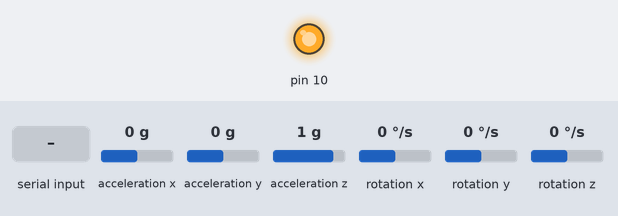
A sketch run on a simulated Arduino Uno, built with avr-gcc and run on an emulated ATmega328P. On the bench: output pins drawn as LEDs (lit = HIGH). Inputs (shaded band) come from the test bench; at power-on: acceleration x 0 g, acceleration y 0 g, acceleration z 1 g, rotation x 0 °/s, rotation y 0 °/s, rotation z 0 °/s. What the sketch prints to the serial monitor is not drawn.

Above: at 1.2 s.
1.3 s: "90,45\n" received over Serial
At 1.47 s:
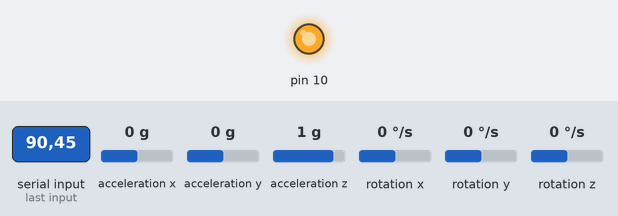
11.8 s: "30,150\n" received over Serial
At 11.96 s:
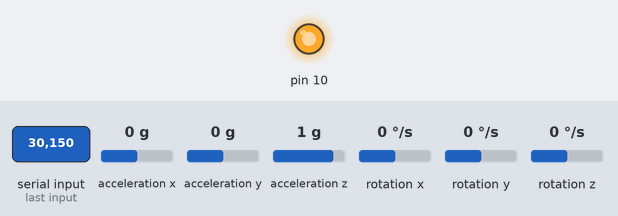
Timing chart, 0 to 14.8 s (numbered marks = the images above; inputs shaded):
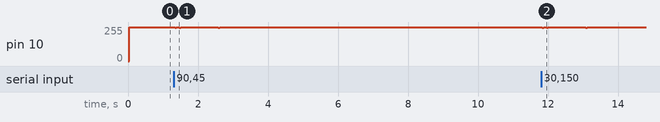

Measured:
- after the input at 1.3 s, pin 10: goes 248/255 0.04 s, 255/255 0.08 s, 248/255 0.04 s, 255/255 1.1 s, 248/255 0.04 s, then 255/255, starting at once
- after the input at 11.8 s, pin 10: goes 248/255 0.04 s, 255/255 0.08 s, 248/255 0.04 s, 255/255 1.1 s, 248/255 0.04 s, then 255/255, starting at once

The sketch:

Arduino-ProtoShield.ino
```cpp
#include <libad5592r.h>
#include <Wire.h>
#include "SparkFun_MMA8452Q.h"

ad5592r_t ad5592r;
MMA8452Q accel;

void printAccels()
{
    Serial.print(accel.x);
    Serial.print("\t");
    Serial.print(accel.y);
    Serial.print("\t");
    Serial.print(accel.z);
    Serial.print("\t");
}

void printCalculatedAccels()
{
    Serial.print(accel.cx, 3);
    Serial.print("\t");
    Serial.print(accel.cy, 3);
    Serial.print("\t");
    Serial.print(accel.cz, 3);
    Serial.print("\t");
}

void printOrientation()
{
    byte pl = accel.readPL();
    switch (pl)
    {
      case PORTRAIT_U:
        Serial.print("Portrait Up");
        break;
      case PORTRAIT_D:
        Serial.print("Portrait Down");
        break;
      case LANDSCAPE_R:
        Serial.print("Landscape Right");
        break;
      case LANDSCAPE_L:
        Serial.print("Landscape Left");
        break;
      case LOCKOUT:
        Serial.print("Flat");
        break;
    }
}

void printTemperature()
{
    size_t iteration_size = 50;
    double temp[iteration_size];
    double temp_sum = 0;
    double temp_avg;
    for (size_t i = 0; i < iteration_size; i++)
    {
        temp[i] = ad5592r_temperature_get_degC(&ad5592r);
        temp_sum += temp[i];
    }
    temp_avg = temp_sum/iteration_size;
    Serial.print(temp_avg, 2);
    Serial.println(" degC");
    delay(100);
}

void setup() {
    Serial.begin (115200);
    accel.init();
    ad5592r_init(&ad5592r);
    ad5592r_reset(&ad5592r);
    ad5592r_setup_source_ref_set(&ad5592r, AD5592R_VREF_SOURCE_INTERNAL);
    ad5592r_setup_double_vref_set(&ad5592r, true);
    ad5592r_setup_supply_voltage_mV(&ad5592r, 3300);

    ad5592r_setup_dac_all(&ad5592r, AD5592R_IO(0));
    ad5592r_setup_ldac(&ad5592r, AD5592R_LDAC_MODE_IMMEDIATELY);
}

void loop() {
    if (accel.available())
    {
        accel.read();
        printCalculatedAccels();
        printOrientation();
        Serial.println();
    }
    if (Serial.available() > 0) {
        double voltage_mV_set = Serial.parseInt();

        Serial.print("You send: ");
        Serial.print(voltage_mV_set);
        Serial.println(" mV");
        if (voltage_mV_set > 2750)
        {
            Serial.println("MAX. 2750mV for TC648BEOA.");
            voltage_mV_set = 2750;
        }
        ad5592r_dac_voltage_set_mV(&ad5592r, AD5592R_IO(0), voltage_mV_set);
        printTemperature();
    }
}
```
